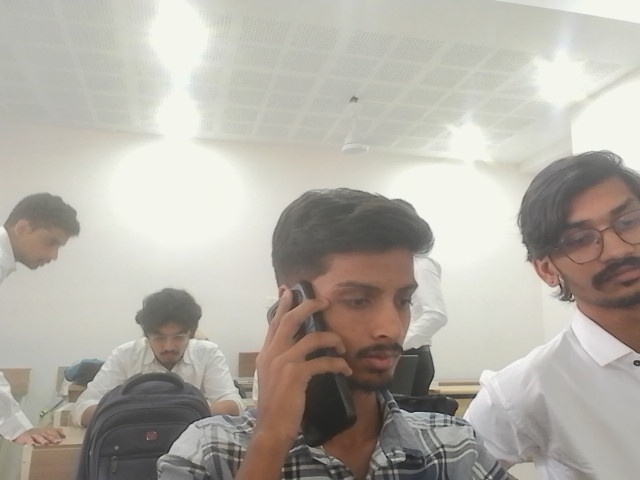
#> input picture data/testset/images/frame_0000.jpg, 640 x 480 px; its folder holds only this picture in this run
$ python -i appliances.py   (imports and definitions only)   (older library calls are emulated)
#> lines starting #> are read from the running program, lines starting #| are printed output that depends on the picture; after the words box and inside, x2 and y2 are one past the last pixel; in counts of white or black regions, pixels touching at a corner belong together
"""Fan / light tracking and visual ON/OFF estimation from camera frames.

Fan   -> ON when its blades are moving (pixels change), or when they have blurred away completely
         (a fast fan at 30 fps looks like a still, smooth disc: only the motor housing stays visible).
Light -> ON when it glows (clearly brighter than its surroundings), OFF otherwise.

This is a VISUAL estimate. Relay state still comes from the ESP32.
"""
from __future__ import annotations

import json
import threading
from collections import deque
from dataclasses import dataclass, field
from pathlib import Path

import numpy as np

ON, OFF, UNKNOWN = "ON", "OFF", "UNKNOWN"


# [24 lines left out: functions iou, inside, dark_fraction, not called in this run]


def _center(b) -> tuple[float, float]:
    return (b[0] + b[2]) / 2, (b[1] + b[3]) / 2


def glow_mask(gray: np.ndarray, c: dict | None = None) -> np.ndarray:
    """Pixels that GLOW: very bright, clearly brighter than the area around them, in the upper part of the
    picture, and not part of a big bright region (a window or a sunlit wall)."""
    import cv2
    c = c or {}
    H, W = gray.shape[:2]
    level = c.get("glow_min_level", 215)
    bg = cv2.blur(gray, (61, 61)).astype(np.int16)
    mask = (gray >= level) & (gray.astype(np.int16) - bg >= c.get("glow_min_lift", 35))
    mask[int(H * c.get("glow_region_top", 0.6)):, :] = False
    nb, blab, bst, _ = cv2.connectedComponentsWithStats((gray >= level).astype(np.uint8), 8)
    big = bst[:, cv2.CC_STAT_AREA] > c.get("glow_max_frac", 0.02) * H * W
    big[0] = False
    mask &= ~big[blab]
    return cv2.morphologyEx(mask.astype(np.uint8), cv2.MORPH_OPEN, np.ones((3, 3), np.uint8)).astype(bool)


# [30 lines left out: function blade_metrics, not called in this run]


@dataclass
class Track:
    id: int
    cls: str                                   # "fan" | "light"
    bbox: tuple[int, int, int, int]
    conf: float
    last_seen: float
    hits: int = 1                              # detection passes that have seen it
    state: str = UNKNOWN
    metric: float = 0.0                        # fan: moving-pixel ratio, light: saturated ratio
    samples: deque = field(default_factory=deque)   # (time, value)
    housing: bool = False                      # fan seen only as its motor housing (blades blurred away)
    ttl: float | None = None                   # own time-to-live (glow lights stay listed after switching off)
    blades: deque = field(default_factory=deque)    # (time, dark, edges, motion) for housing fans


class ApplianceTracker:
    # [57 lines left out: functions __init__, _load_zones, _save_zones, _new_zone_id, not called in this run]

    def _measure_dark(self, box) -> float | None:
        grays = [g for _, g in self._hist]
        return float(np.mean([dark_fraction(g, box) for g in grays])) if grays else None

    # [43 lines left out: functions add_zone, zones_from_tracks, mark_zone, clear_zones, not called in this run]

    def zone_info(self) -> list[dict]:
        with self._lock:
            return [{**z, "dark_now": self._zrun.get(z["id"], {}).get("dark_now")} for z in self.zones]

    # ------------------------------------------------------------ detections
    # [298 lines left out: functions update_detections, _looks_like_fan_housing, _side_median, _camera_moved, update_frame, _update_housing_fan and 7 more, not called in this run]

>>> import cv2
>>> picture = cv2.imread('../data/testset/images/frame_0000.jpg', cv2.IMREAD_GRAYSCALE)
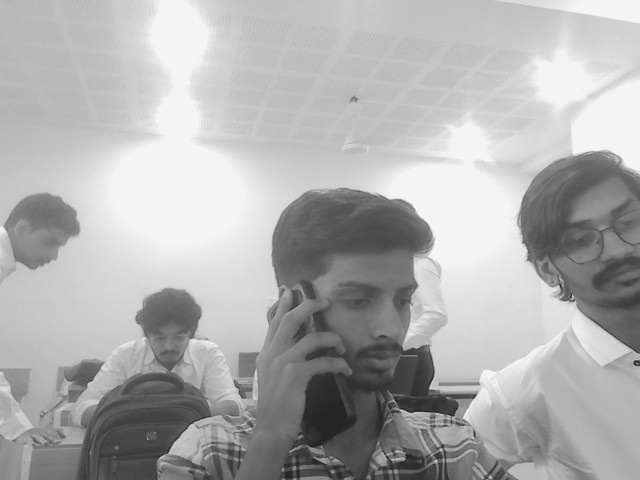
#> picture: shape (480, 640); min 27, max 252, mean 174.8
>>> result = glow_mask(picture)
#> in glow_mask, `bg = cv2.blur(gray, (61, 61)).astype(np.int16)`:
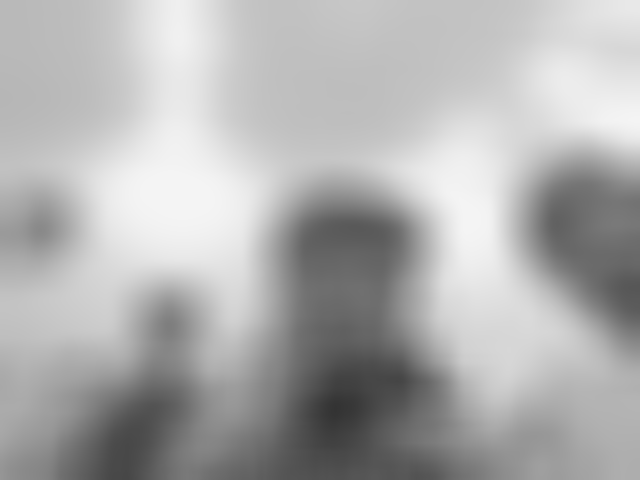
#> bg: shape (480, 640) int16; min 51, max 244, mean 174.8
#> in glow_mask, `mask = (gray >= level) & (gray.astype(np.int16) - bg >= c.get("glow_mi..`:
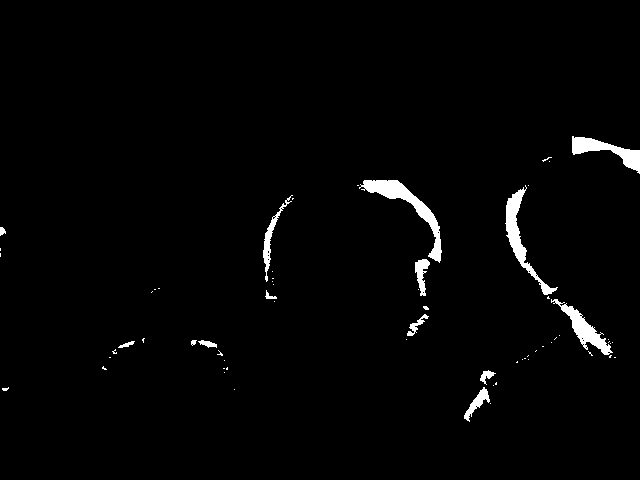
#> mask: shape (480, 640) bool; 1.9% white; 64 white regions (50 under 20 px), largest, box (x1, y1, x2, y2) and area: (359, 180, 442, 263) 1346, (505, 185, 558, 295) 1101, (572, 136, 640, 174) 909
#> in glow_mask, `mask[int(H * c.get("glow_region_top", 0.6)):, :] = False`:
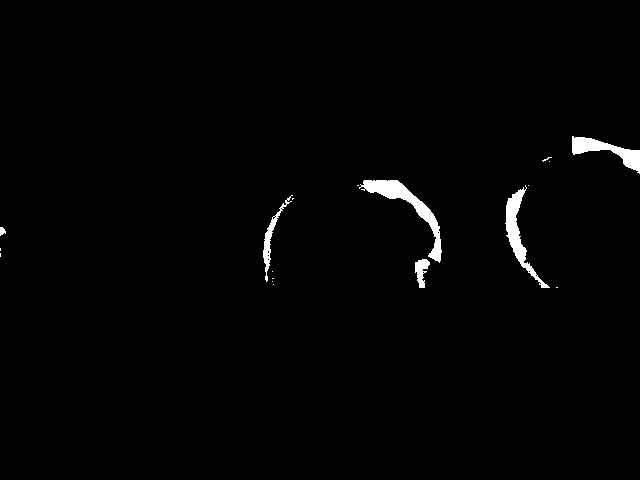
#> mask: shape (480, 640) bool; 1.3% white; 18 white regions (12 under 20 px), largest, box (x1, y1, x2, y2) and area: (359, 180, 442, 263) 1346, (505, 185, 550, 288) 1020, (572, 136, 640, 174) 909, (263, 195, 293, 282) 412, (415, 259, 430, 288) 253, (0, 227, 6, 236) 38
#> in glow_mask, `nb, blab, bst, _ = cv2.connectedComponentsWithStats((gray >= level).as..`:
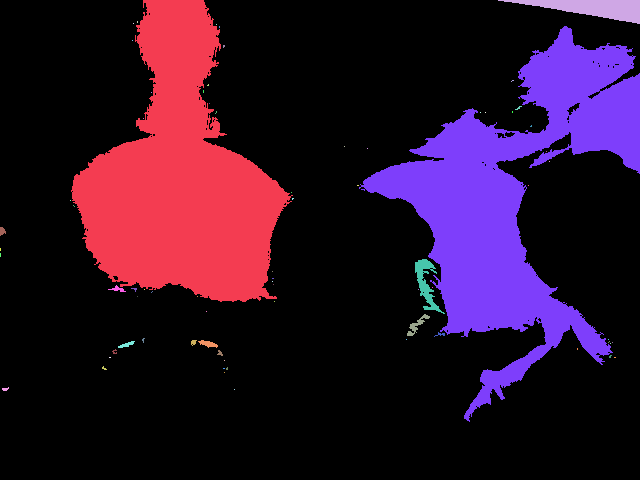
#> blab: shape (480, 640) int32; 74 distinct labels, from 0 to 73; one colour per label, 0 black
#> in glow_mask, `nb, blab, bst, _ = cv2.connectedComponentsWithStats((gray >= level).as..`: nb = 74; bst = 74 rows, first 6: [0, 0, 640, 480, 231731], [71, 0, 222, 302, 36130], [498, 0, 142, 24, 1682], [137, 21, 1, 2, 2], [133, 23, 1, 1, 1], [216, 24, 1, 1, 1]
#> in glow_mask, `mask &= ~big[blab]`:
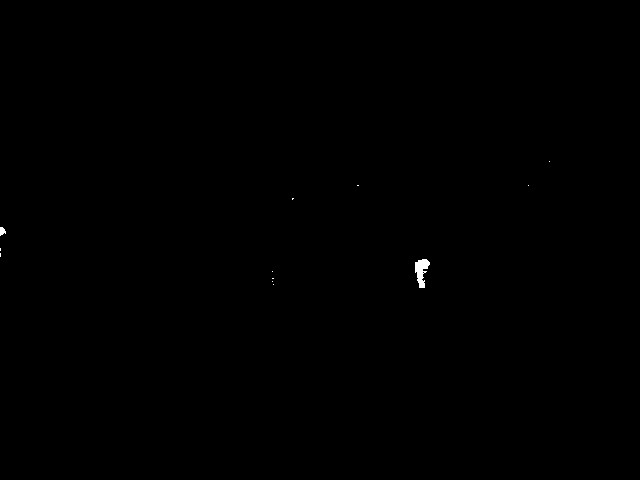
#> mask: shape (480, 640) bool; 0.1% white; 12 white regions (10 under 20 px), largest, box (x1, y1, x2, y2) and area: (415, 259, 430, 288) 253, (0, 227, 6, 236) 38
#> in glow_mask, `return cv2.morphologyEx(mask.astype(np.uint8), cv2.MORPH_OPEN, np.ones..`: returned value: shape (480, 640) bool; 0.09% white; 2 white regions, box (x1, y1, x2, y2) and area: (415, 259, 430, 288) 240, (0, 227, 5, 235) 34

$ run again, on data/testset/images/frame_0001.jpg
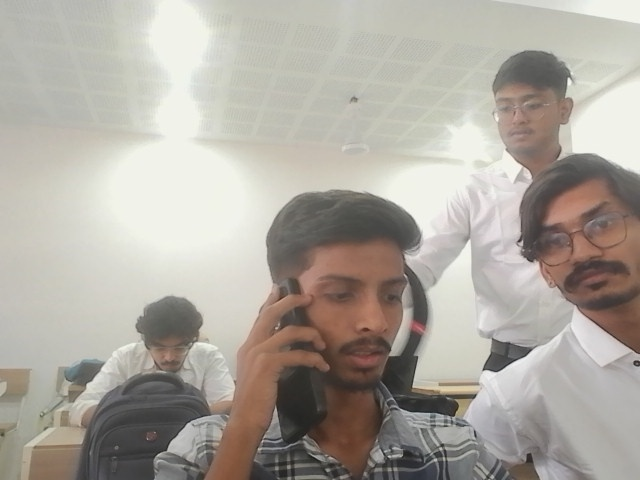
#> input picture data/testset/images/frame_0001.jpg, 640 x 480 px
#> in glow_mask, `nb, blab, bst, _ = cv2.connectedComponentsWithStats((gray >= level).as..`:
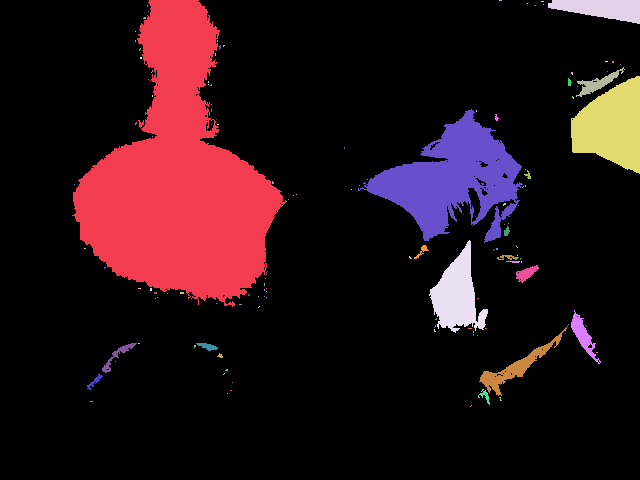
#> blab: shape (480, 640) int32; 129 distinct labels, from 0 to 128; one colour per label, 0 black
#> nb = 129; bst = 129 rows, first 6: [0, 0, 640, 480, 251408], [72, 0, 215, 307, 34026], [499, 0, 3, 1, 3], [541, 1, 3, 1, 3], [548, 0, 92, 24, 1454], [527, 3, 1, 1, 1]
#> in glow_mask, `return cv2.morphologyEx(mask.astype(np.uint8), cv2.MORPH_OPEN, np.ones..`:
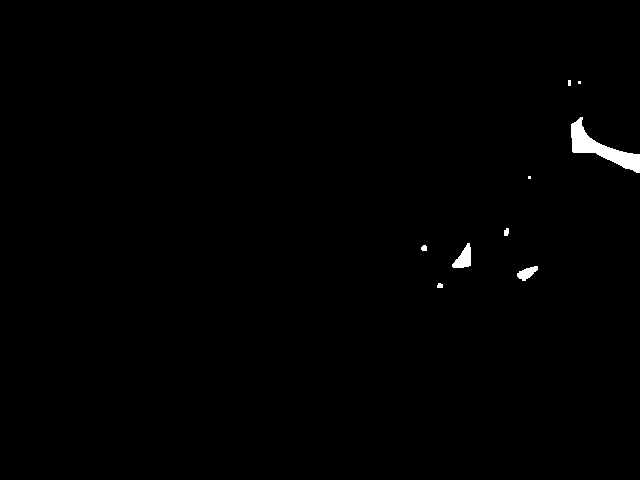
#> returned value: shape (480, 640) bool; 0.6% white; 9 white regions (3 under 20 px), largest, box (x1, y1, x2, y2) and area: (571, 117, 640, 173) 1250, (452, 243, 471, 268) 277, (517, 266, 538, 281) 176, (504, 228, 509, 236) 34, (421, 245, 427, 251) 31, (437, 283, 443, 288) 26
